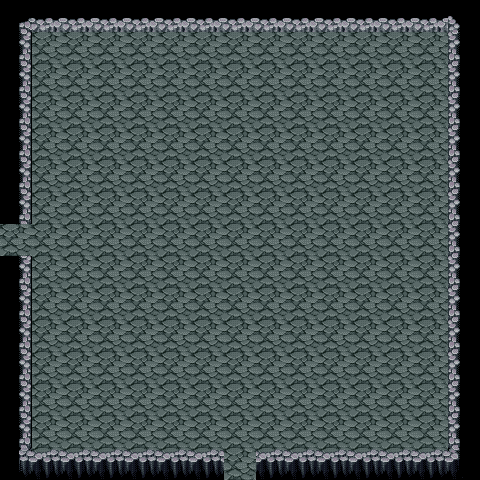

Below is a game level as drawn by its tile map, then a one-line description and the .tmx that defines it (tile-layer data replaced by summaries):
An orthogonal 15x15 tile map with 32x32 px tiles, 2 tile layers (background, collision) and 2 objects (2x door).

<map version="1.0" orientation="orthogonal" width="15" height="15" tilewidth="32" tileheight="32">
 <tileset firstgid="1" name="dungeon_tileset" tilewidth="32" tileheight="32">
  <image source="../images/dungeon_tileset.png" width="512" height="512" />
 </tileset>
 <layer name="background" width="15" height="15">
  <data>[225 cells, 225 non-empty, 1 distinct tile ids]</data>
 </layer>
 <layer name="collision" width="15" height="15">
  <properties>
   <property name="collision" value="true" />
  </properties>
  <data>[225 cells, 54 non-empty, 8 distinct tile ids]</data>
 </layer>
 <objectgroup name="objects" width="15" height="15">
  <object name="door_S" type="door" x="224" y="448" width="32" height="32">
   <properties>
    <property name="enter_door.direction" value="S" />
   </properties>
  </object>
  <object name="door_W" type="door" x="0" y="224" width="32" height="32">
   <properties>
    <property name="enter_door.direction" value="W" />
    <property name="group" value="doors" />
   </properties>
  </object>
 </objectgroup>
</map>
